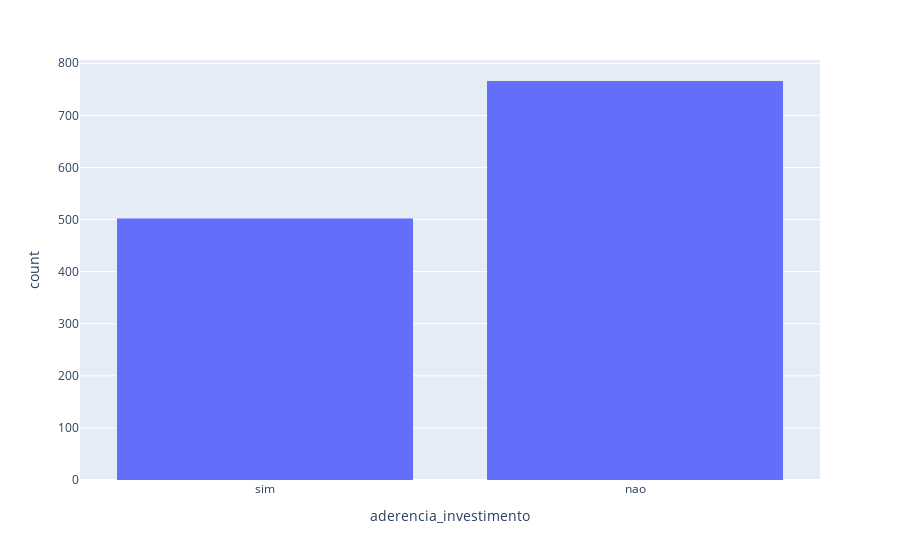

Here is the notebook cell this chart was saved with:
### Code cell
px.histogram(data, x= 'aderencia_investimento')

### Figure 1 — Plotly figure (JSON) as saved in the notebook; plotly's stock layout.template omitted (floating-point values rounded to 4 significant figures; data arrays with more than 128 entries replaced by an {"elided": "..."} marker saying what was removed)
{"data": [{"alignmentgroup": "True", "bingroup": "x", "hovertemplate": "aderencia_investimento=%{x}<br>count=%{y}<extra></extra>", "legendgroup": "", "marker": {"color": "#636efa", "pattern": {"shape": ""}}, "name": "", "offsetgroup": "", "orientation": "v", "showlegend": false, "type": "histogram", "x": {"elided": "1268 str values"}, "xaxis": "x", "yaxis": "y"}], "layout": {"barmode": "relative", "legend": {"tracegroupgap": 0}, "margin": {"t": 60}, "xaxis": {"anchor": "y", "domain": [0, 1], "title": {"text": "aderencia_investimento"}}, "yaxis": {"anchor": "x", "domain": [0, 1], "title": {"text": "count"}}}}
